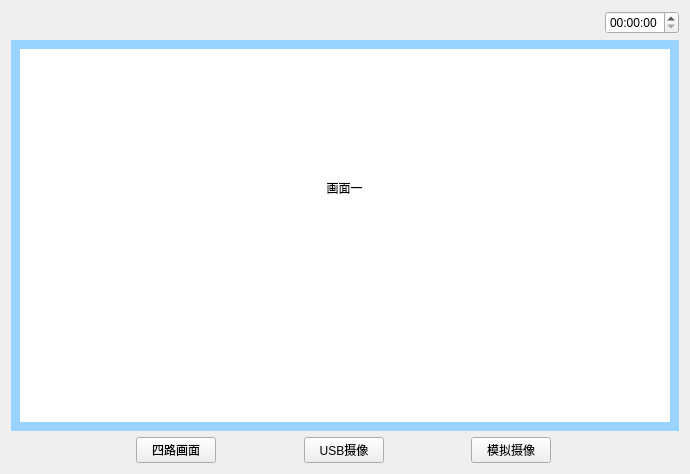
<?xml version="1.0" encoding="UTF-8"?>
<ui version="4.0">
 <class>Shipin_twousb</class>
 <widget class="QWidget" name="Shipin_twousb">
  <property name="geometry">
   <rect>
    <x>0</x>
    <y>0</y>
    <width>690</width>
    <height>474</height>
   </rect>
  </property>
  <property name="windowTitle">
   <string>Form</string>
  </property>
  <layout class="QGridLayout" name="gridLayout_2" rowstretch="1,5,1">
   <item row="0" column="0">
    <layout class="QHBoxLayout" name="horizontalLayout_5">
     <item>
      <widget class="QPushButton" name="pushButton">
       <property name="text">
        <string/>
       </property>
       <property name="icon">
        <iconset resource="myimages.qrc">
         <normaloff>:/image/images/4g.png</normaloff>:/image/images/4g.png</iconset>
       </property>
       <property name="flat">
        <bool>true</bool>
       </property>
      </widget>
     </item>
     <item>
      <widget class="QPushButton" name="pushButton_2">
       <property name="text">
        <string/>
       </property>
       <property name="icon">
        <iconset resource="myimages.qrc">
         <normaloff>:/image/images/wireless.svg</normaloff>:/image/images/wireless.svg</iconset>
       </property>
       <property name="flat">
        <bool>true</bool>
       </property>
      </widget>
     </item>
     <item>
      <widget class="QPushButton" name="pushButton_3">
       <property name="text">
        <string/>
       </property>
       <property name="icon">
        <iconset resource="myimages.qrc">
         <normaloff>:/image/images/bl.svg</normaloff>:/image/images/bl.svg</iconset>
       </property>
       <property name="flat">
        <bool>true</bool>
       </property>
      </widget>
     </item>
     <item>
      <widget class="QPushButton" name="pushButton_4">
       <property name="text">
        <string/>
       </property>
       <property name="icon">
        <iconset resource="myimages.qrc">
         <normaloff>:/image/images/locate.svg</normaloff>:/image/images/locate.svg</iconset>
       </property>
       <property name="flat">
        <bool>true</bool>
       </property>
      </widget>
     </item>
     <item>
      <spacer name="horizontalSpacer_4">
       <property name="orientation">
        <enum>Qt::Horizontal</enum>
       </property>
       <property name="sizeHint" stdset="0">
        <size>
         <width>40</width>
         <height>20</height>
        </size>
       </property>
      </spacer>
     </item>
     <item>
      <widget class="QTimeEdit" name="timeEdit_2"/>
     </item>
    </layout>
   </item>
   <item row="1" column="0">
    <widget class="QWidget" name="widget" native="true">
     <property name="sizePolicy">
      <sizepolicy hsizetype="Preferred" vsizetype="Preferred">
       <horstretch>0</horstretch>
       <verstretch>0</verstretch>
      </sizepolicy>
     </property>
     <property name="contextMenuPolicy">
      <enum>Qt::DefaultContextMenu</enum>
     </property>
     <property name="styleSheet">
      <string notr="true">background-color: rgb(153, 211, 255);</string>
     </property>
     <layout class="QGridLayout" name="gridLayout">
      <item row="0" column="0">
       <widget class="QWidget" name="widget_one" native="true">
        <property name="styleSheet">
         <string notr="true">background-color: rgb(255, 255, 255);</string>
        </property>
        <widget class="QLabel" name="label">
         <property name="geometry">
          <rect>
           <x>0</x>
           <y>0</y>
           <width>649</width>
           <height>278</height>
          </rect>
         </property>
         <property name="text">
          <string>&lt;html&gt;&lt;head/&gt;&lt;body&gt;&lt;p align=&quot;center&quot;&gt;画面一&lt;/p&gt;&lt;/body&gt;&lt;/html&gt;</string>
         </property>
        </widget>
       </widget>
      </item>
     </layout>
    </widget>
   </item>
   <item row="2" column="0">
    <layout class="QHBoxLayout" name="horizontalLayout_2">
     <item>
      <widget class="QPushButton" name="returnIndex">
       <property name="font">
        <font>
         <family>AR PL UMing TW MBE</family>
        </font>
       </property>
       <property name="styleSheet">
        <string notr="true">border-image: url(:/image/images/index.svg);</string>
       </property>
       <property name="text">
        <string/>
       </property>
       <property name="icon">
        <iconset resource="myimages.qrc">
         <normaloff>:/image/images/index.svg</normaloff>:/image/images/index.svg</iconset>
       </property>
       <property name="iconSize">
        <size>
         <width>40</width>
         <height>40</height>
        </size>
       </property>
       <property name="flat">
        <bool>true</bool>
       </property>
      </widget>
     </item>
     <item>
      <spacer name="horizontalSpacer">
       <property name="orientation">
        <enum>Qt::Horizontal</enum>
       </property>
       <property name="sizeHint" stdset="0">
        <size>
         <width>40</width>
         <height>20</height>
        </size>
       </property>
      </spacer>
     </item>
     <item>
      <widget class="QPushButton" name="fourFrame">
       <property name="text">
        <string>四路画面</string>
       </property>
      </widget>
     </item>
     <item>
      <spacer name="horizontalSpacer_5">
       <property name="orientation">
        <enum>Qt::Horizontal</enum>
       </property>
       <property name="sizeHint" stdset="0">
        <size>
         <width>40</width>
         <height>20</height>
        </size>
       </property>
      </spacer>
     </item>
     <item>
      <widget class="QPushButton" name="usbFrame">
       <property name="text">
        <string>USB摄像</string>
       </property>
      </widget>
     </item>
     <item>
      <spacer name="horizontalSpacer_3">
       <property name="orientation">
        <enum>Qt::Horizontal</enum>
       </property>
       <property name="sizeHint" stdset="0">
        <size>
         <width>40</width>
         <height>20</height>
        </size>
       </property>
      </spacer>
     </item>
     <item>
      <widget class="QPushButton" name="moniFrame">
       <property name="text">
        <string>模拟摄像</string>
       </property>
      </widget>
     </item>
     <item>
      <spacer name="horizontalSpacer_2">
       <property name="orientation">
        <enum>Qt::Horizontal</enum>
       </property>
       <property name="sizeHint" stdset="0">
        <size>
         <width>40</width>
         <height>20</height>
        </size>
       </property>
      </spacer>
     </item>
     <item>
      <widget class="QPushButton" name="returnPage">
       <property name="text">
        <string/>
       </property>
       <property name="icon">
        <iconset resource="myimages.qrc">
         <normaloff>:/image/images/shangyiye.svg</normaloff>:/image/images/shangyiye.svg</iconset>
       </property>
       <property name="iconSize">
        <size>
         <width>40</width>
         <height>40</height>
        </size>
       </property>
       <property name="flat">
        <bool>true</bool>
       </property>
      </widget>
     </item>
    </layout>
   </item>
  </layout>
 </widget>
 <resources>
  <include location="myimages.qrc"/>
 </resources>
 <connections/>
</ui>
